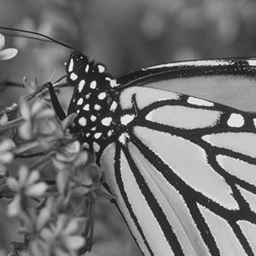
%> input picture Dual-view-CS/DLAMP_Toolbox/Packages/WNNM/Monarch.PNG, 256 x 256 px
$ octave Demo.m   (GNU Octave 9; MATLAB toolbox functions it lacks are replaced by stand-ins)
%> lines starting %> are read from the running program, lines starting %| are printed output that depends on the picture
### Dual-view-CS/CS_LDAMP/Utilities/csnr.m
function s=csnr(A,B, bit,row,col)

[n,m,ch]=size(A);

if ch==1
   e=A-B;
   e=e(row+1:n-row,col+1:m-col);
   me=mean(mean(e.^2));
   s=10*log10((2^bit-1)^2/me);
else
   e=A-B;
   e=e(row+1:n-row,col+1:m-col,:);
   e1=e(:,:,1);e2=e(:,:,2);e3=e(:,:,3);
   me1=mean(mean(e1.^2));
   me2=mean(mean(e2.^2));
   me3=mean(mean(e3.^2));
   mse=(me1+me2+me3)/3;
   s  = 10*log10((2^bit-1)^2/mse);
%    s(1)=10*log10(255^2/me1);
%    s(2)=10*log10(255^2/me2);
%    s(3)=10*log10(255^2/me3);
end


return;

### Dual-view-CS/DLAMP_Toolbox/Packages/WNNM/Demo.m


    nSig  = 25;
    O_Img = double(imread('Monarch.PNG'));
%> O_Img: size 256x256 double; min 16, max 243, mean 112.9; mean of the top-left, top-right, bottom-left and bottom-right quarters 98.3, 111.7, 100.4, 141.1

    randn('seed', 0);
    N_Img = O_Img + nSig* randn(size(O_Img));                                   %Generate noisy image
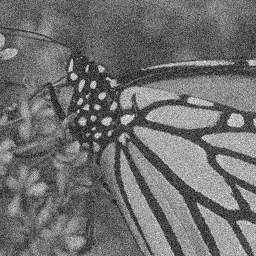
%> N_Img: size 256x256 double; min -49.27, max 319.8, mean 112.9; drawn with min black and max white
    PSNR  =  csnr( N_Img, O_Img, 0, 0 );
%> in csnr, `e=A-B;`:
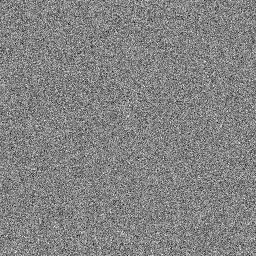
%> e: size 256x256 double; min -108.2, max 101.8, mean 0.1; drawn with min black and max white
%> the run ends on the next line
